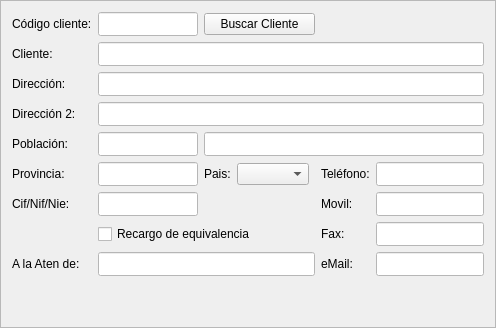
        <widget class="QFrame" name="frame_5">
         <property name="frameShape">
          <enum>QFrame::StyledPanel</enum>
         </property>
         <property name="frameShadow">
          <enum>QFrame::Raised</enum>
         </property>
         <layout class="QGridLayout" name="gridLayout">
          <item row="10" column="1" colspan="4">
           <widget class="QLineEdit" name="txtcAtencionde">
            <property name="minimumSize">
             <size>
              <width>0</width>
              <height>24</height>
             </size>
            </property>
            <property name="styleSheet">
             <string notr="true">background-color: rgb(255, 255, 255);</string>
            </property>
           </widget>
          </item>
          <item row="5" column="5">
           <widget class="QLabel" name="label_2">
            <property name="text">
             <string>Teléfono:</string>
            </property>
           </widget>
          </item>
          <item row="4" column="2" colspan="6">
           <widget class="QLineEdit" name="txtcPoblacion">
            <property name="sizePolicy">
             <sizepolicy hsizetype="Expanding" vsizetype="Fixed">
              <horstretch>0</horstretch>
              <verstretch>0</verstretch>
             </sizepolicy>
            </property>
            <property name="minimumSize">
             <size>
              <width>0</width>
              <height>24</height>
             </size>
            </property>
            <property name="styleSheet">
             <string notr="true">background-color: rgb(255, 255, 255);</string>
            </property>
           </widget>
          </item>
          <item row="10" column="5">
           <widget class="QLabel" name="label_11">
            <property name="text">
             <string>eMail:</string>
            </property>
           </widget>
          </item>
          <item row="1" column="0">
           <widget class="QLabel" name="label_4">
            <property name="text">
             <string>Cliente:</string>
            </property>
           </widget>
          </item>
          <item row="6" column="1">
           <widget class="QLineEdit" name="txtcCif">
            <property name="minimumSize">
             <size>
              <width>0</width>
              <height>24</height>
             </size>
            </property>
            <property name="maximumSize">
             <size>
              <width>100</width>
              <height>16777215</height>
             </size>
            </property>
            <property name="styleSheet">
             <string notr="true">background-color: rgb(255, 255, 255);</string>
            </property>
           </widget>
          </item>
          <item row="2" column="1" colspan="7">
           <widget class="QLineEdit" name="txtcDireccion">
            <property name="minimumSize">
             <size>
              <width>0</width>
              <height>24</height>
             </size>
            </property>
            <property name="styleSheet">
             <string notr="true">background-color: rgb(255, 255, 255);</string>
            </property>
           </widget>
          </item>
          <item row="5" column="6" colspan="2">
           <widget class="QLineEdit" name="txtcTelefono">
            <property name="minimumSize">
             <size>
              <width>100</width>
              <height>24</height>
             </size>
            </property>
            <property name="styleSheet">
             <string notr="true">background-color: rgb(255, 255, 255);</string>
            </property>
           </widget>
          </item>
          <item row="1" column="1" colspan="7">
           <widget class="QLineEdit" name="txtcCliente">
            <property name="minimumSize">
             <size>
              <width>0</width>
              <height>24</height>
             </size>
            </property>
            <property name="styleSheet">
             <string notr="true">background-color: rgb(255, 255, 255);</string>
            </property>
           </widget>
          </item>
          <item row="0" column="1">
           <widget class="QLineEdit" name="txtcCodigoCliente">
            <property name="minimumSize">
             <size>
              <width>0</width>
              <height>24</height>
             </size>
            </property>
            <property name="maximumSize">
             <size>
              <width>100</width>
              <height>16777215</height>
             </size>
            </property>
            <property name="styleSheet">
             <string notr="true">background-color: rgb(255, 255, 255);</string>
            </property>
           </widget>
          </item>
          <item row="6" column="0">
           <widget class="QLabel" name="label_15">
            <property name="text">
             <string>Cif/Nif/Nie:</string>
            </property>
           </widget>
          </item>
          <item row="10" column="0">
           <widget class="QLabel" name="label_10">
            <property name="text">
             <string>A la Aten de:</string>
            </property>
           </widget>
          </item>
          <item row="10" column="6" colspan="2">
           <widget class="QLineEdit" name="txtcEmail">
            <property name="minimumSize">
             <size>
              <width>0</width>
              <height>24</height>
             </size>
            </property>
            <property name="styleSheet">
             <string notr="true">background-color: rgb(255, 255, 255);</string>
            </property>
           </widget>
          </item>
          <item row="4" column="0">
           <widget class="QLabel" name="label_7">
            <property name="text">
             <string>Población:</string>
            </property>
           </widget>
          </item>
          <item row="0" column="0">
           <widget class="QLabel" name="label_3">
            <property name="text">
             <string>Código cliente:</string>
            </property>
           </widget>
          </item>
          <item row="0" column="2" colspan="3">
           <widget class="QPushButton" name="botBuscarCliente">
            <property name="text">
             <string>Buscar Cliente</string>
            </property>
            <property name="icon">
             <iconset resource="../maya.qrc">
              <normaloff>:/Icons/PNG/search.png</normaloff>:/Icons/PNG/search.png</iconset>
            </property>
           </widget>
          </item>
          <item row="11" column="1">
           <spacer name="verticalSpacer">
            <property name="orientation">
             <enum>Qt::Vertical</enum>
            </property>
            <property name="sizeHint" stdset="0">
             <size>
              <width>20</width>
              <height>40</height>
             </size>
            </property>
           </spacer>
          </item>
          <item row="3" column="1" colspan="7">
           <widget class="QLineEdit" name="txtcDireccion2">
            <property name="minimumSize">
             <size>
              <width>0</width>
              <height>24</height>
             </size>
            </property>
            <property name="styleSheet">
             <string notr="true">background-color: rgb(255, 255, 255);</string>
            </property>
           </widget>
          </item>
          <item row="6" column="6" colspan="2">
           <widget class="QLineEdit" name="txtcMovil">
            <property name="minimumSize">
             <size>
              <width>0</width>
              <height>24</height>
             </size>
            </property>
            <property name="styleSheet">
             <string notr="true">background-color: rgb(255, 255, 255);</string>
            </property>
           </widget>
          </item>
          <item row="3" column="0">
           <widget class="QLabel" name="label_6">
            <property name="text">
             <string>Dirección 2:</string>
            </property>
           </widget>
          </item>
          <item row="5" column="3">
           <widget class="QComboBox" name="combo_Pais"/>
          </item>
          <item row="6" column="5">
           <widget class="QLabel" name="label_8">
            <property name="text">
             <string>Movil:</string>
            </property>
           </widget>
          </item>
          <item row="5" column="2">
           <widget class="QLabel" name="label_14">
            <property name="text">
             <string>Pais:</string>
            </property>
           </widget>
          </item>
          <item row="7" column="5">
           <widget class="QLabel" name="label_9">
            <property name="text">
             <string>Fax:</string>
            </property>
           </widget>
          </item>
          <item row="2" column="0">
           <widget class="QLabel" name="label_5">
            <property name="text">
             <string>Dirección:</string>
            </property>
           </widget>
          </item>
          <item row="5" column="1">
           <widget class="QLineEdit" name="txtcProvincia">
            <property name="minimumSize">
             <size>
              <width>0</width>
              <height>24</height>
             </size>
            </property>
            <property name="maximumSize">
             <size>
              <width>100</width>
              <height>16777215</height>
             </size>
            </property>
            <property name="styleSheet">
             <string notr="true">background-color: rgb(255, 255, 255);</string>
            </property>
           </widget>
          </item>
          <item row="7" column="1" colspan="4">
           <widget class="QCheckBox" name="chklRecargoEq">
            <property name="text">
             <string>Recargo de equivalencia</string>
            </property>
           </widget>
          </item>
          <item row="5" column="0">
           <widget class="QLabel" name="label_13">
            <property name="text">
             <string>Provincia:</string>
            </property>
           </widget>
          </item>
          <item row="4" column="1">
           <widget class="QLineEdit" name="txtcCp">
            <property name="minimumSize">
             <size>
              <width>100</width>
              <height>24</height>
             </size>
            </property>
            <property name="maximumSize">
             <size>
              <width>70</width>
              <height>16777215</height>
             </size>
            </property>
            <property name="styleSheet">
             <string notr="true">background-color: rgb(255, 255, 255);</string>
            </property>
           </widget>
          </item>
          <item row="7" column="6" colspan="2">
           <widget class="QLineEdit" name="txtcFax">
            <property name="minimumSize">
             <size>
              <width>0</width>
              <height>24</height>
             </size>
            </property>
            <property name="styleSheet">
             <string notr="true">background-color: rgb(255, 255, 255);</string>
            </property>
           </widget>
          </item>
         </layout>
        </widget>
